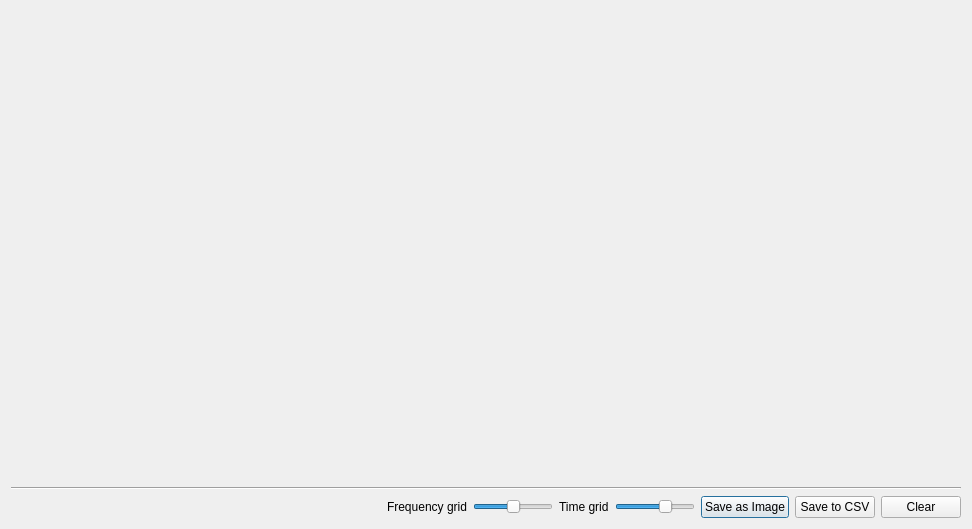
<?xml version="1.0" encoding="UTF-8"?>
<ui version="4.0">
 <class>FreqTimePlotDialog</class>
 <widget class="QDialog" name="FreqTimePlotDialog">
  <property name="geometry">
   <rect>
    <x>0</x>
    <y>0</y>
    <width>972</width>
    <height>529</height>
   </rect>
  </property>
  <property name="windowTitle">
   <string>Frequency vs Time</string>
  </property>
  <layout class="QVBoxLayout" name="verticalLayout">
   <item>
    <widget class="MyPeakPlot" name="plotPeak" native="true">
     <property name="sizePolicy">
      <sizepolicy hsizetype="Preferred" vsizetype="Preferred">
       <horstretch>0</horstretch>
       <verstretch>1</verstretch>
      </sizepolicy>
     </property>
     <property name="cursor">
      <cursorShape>ArrowCursor</cursorShape>
     </property>
     <property name="styleSheet">
      <string notr="true"/>
     </property>
    </widget>
   </item>
   <item>
    <widget class="Line" name="line">
     <property name="orientation">
      <enum>Qt::Horizontal</enum>
     </property>
    </widget>
   </item>
   <item>
    <layout class="QHBoxLayout" name="horizontalLayout_4">
     <item>
      <spacer name="horizontalSpacer">
       <property name="orientation">
        <enum>Qt::Horizontal</enum>
       </property>
       <property name="sizeType">
        <enum>QSizePolicy::Expanding</enum>
       </property>
       <property name="sizeHint" stdset="0">
        <size>
         <width>556</width>
         <height>20</height>
        </size>
       </property>
      </spacer>
     </item>
     <item>
      <layout class="QHBoxLayout" name="horizontalLayout_2">
       <item>
        <widget class="QLabel" name="label_57">
         <property name="text">
          <string>Frequency grid</string>
         </property>
         <property name="alignment">
          <set>Qt::AlignCenter</set>
         </property>
        </widget>
       </item>
       <item>
        <widget class="QSlider" name="horizontalSliderGridFreqtimeV">
         <property name="sizePolicy">
          <sizepolicy hsizetype="Preferred" vsizetype="Fixed">
           <horstretch>0</horstretch>
           <verstretch>0</verstretch>
          </sizepolicy>
         </property>
         <property name="minimumSize">
          <size>
           <width>80</width>
           <height>0</height>
          </size>
         </property>
         <property name="toolTip">
          <string>&lt;html&gt;&lt;head/&gt;&lt;body&gt;&lt;p&gt;Value grid divisions&lt;/p&gt;&lt;/body&gt;&lt;/html&gt;</string>
         </property>
         <property name="minimum">
          <number>-4</number>
         </property>
         <property name="maximum">
          <number>-2</number>
         </property>
         <property name="pageStep">
          <number>1</number>
         </property>
         <property name="value">
          <number>-3</number>
         </property>
         <property name="orientation">
          <enum>Qt::Horizontal</enum>
         </property>
        </widget>
       </item>
       <item>
        <layout class="QHBoxLayout" name="horizontalLayout_3">
         <item>
          <widget class="QLabel" name="label">
           <property name="text">
            <string>Time grid</string>
           </property>
          </widget>
         </item>
         <item>
          <widget class="QSlider" name="horizontalSliderGridFreqtimeH">
           <property name="sizePolicy">
            <sizepolicy hsizetype="Preferred" vsizetype="Fixed">
             <horstretch>0</horstretch>
             <verstretch>0</verstretch>
            </sizepolicy>
           </property>
           <property name="minimumSize">
            <size>
             <width>80</width>
             <height>0</height>
            </size>
           </property>
           <property name="toolTip">
            <string>&lt;html&gt;&lt;head/&gt;&lt;body&gt;&lt;p&gt;Time grid divisions&lt;/p&gt;&lt;/body&gt;&lt;/html&gt;</string>
           </property>
           <property name="minimum">
            <number>-5</number>
           </property>
           <property name="maximum">
            <number>-2</number>
           </property>
           <property name="pageStep">
            <number>1</number>
           </property>
           <property name="value">
            <number>-3</number>
           </property>
           <property name="sliderPosition">
            <number>-3</number>
           </property>
           <property name="orientation">
            <enum>Qt::Horizontal</enum>
           </property>
          </widget>
         </item>
         <item>
          <widget class="QPushButton" name="pushButtonSaveImage">
           <property name="text">
            <string>Save as Image</string>
           </property>
           <property name="icon">
            <iconset resource="../../resources.qrc">
             <normaloff>:/images/icons/export.png</normaloff>:/images/icons/export.png</iconset>
           </property>
          </widget>
         </item>
         <item>
          <widget class="QPushButton" name="pushButtonEXportFreqTimeCSV">
           <property name="toolTip">
            <string>&lt;html&gt;&lt;head/&gt;&lt;body&gt;&lt;p&gt;Export to CSV&lt;/p&gt;&lt;p&gt;Refer to export page for settings&lt;/p&gt;&lt;/body&gt;&lt;/html&gt;</string>
           </property>
           <property name="text">
            <string>Save to CSV</string>
           </property>
           <property name="icon">
            <iconset resource="../../resources.qrc">
             <normaloff>:/images/icons/export.png</normaloff>:/images/icons/export.png</iconset>
           </property>
           <property name="iconSize">
            <size>
             <width>16</width>
             <height>16</height>
            </size>
           </property>
          </widget>
         </item>
         <item>
          <widget class="QPushButton" name="pushButtonPeakPlotClear">
           <property name="toolTip">
            <string>&lt;html&gt;&lt;head/&gt;&lt;body&gt;&lt;p&gt;Clear plot&lt;/p&gt;&lt;/body&gt;&lt;/html&gt;</string>
           </property>
           <property name="text">
            <string>Clear</string>
           </property>
           <property name="icon">
            <iconset resource="../../resources.qrc">
             <normaloff>:/images/icons/cross.png</normaloff>:/images/icons/cross.png</iconset>
           </property>
           <property name="iconSize">
            <size>
             <width>16</width>
             <height>16</height>
            </size>
           </property>
          </widget>
         </item>
        </layout>
       </item>
      </layout>
     </item>
    </layout>
   </item>
  </layout>
 </widget>
 <customwidgets>
  <customwidget>
   <class>MyPeakPlot</class>
   <extends>QWidget</extends>
   <header>plots/mypeakplot.h</header>
   <container>1</container>
   <slots>
    <slot>setGridHintY(int)</slot>
    <slot>setGridHintX(int)</slot>
   </slots>
  </customwidget>
 </customwidgets>
 <resources>
  <include location="../../resources.qrc"/>
 </resources>
 <connections/>
</ui>
